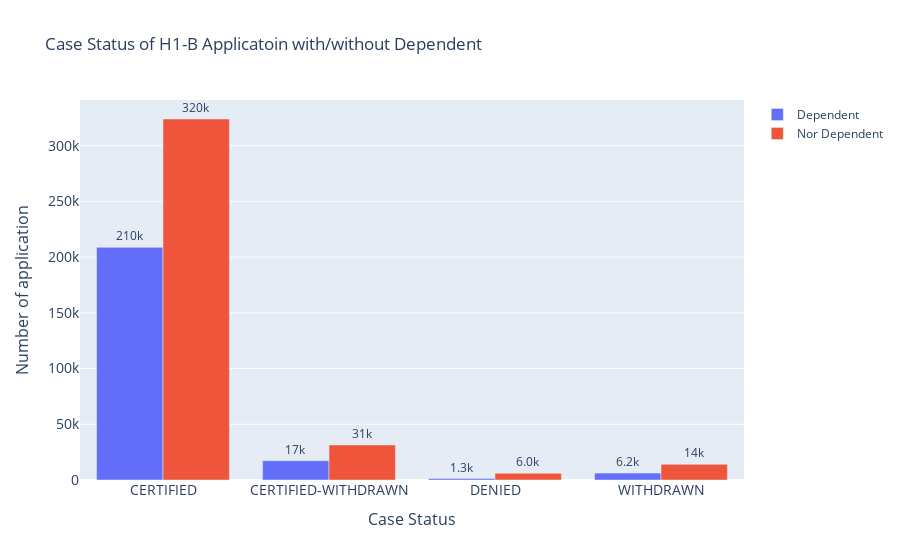

The code cell stored with this chart in its notebook:
### Markdown cell above
Create a grouped bar plot to observe all cases status

### Code cell
#use plotly to make interactive plot
fig = go.Figure(data=[
        go.Bar(name='Dependent', 
               text=dependent_case_DF[dependent_case_DF.H1B_DEPENDENT == 'Y'].Count ,
               textposition='outside',
               x=dependent_case_DF[dependent_case_DF.H1B_DEPENDENT == 'Y'].CASE_STATUS, 
               y=dependent_case_DF[dependent_case_DF.H1B_DEPENDENT == 'Y'].Count),
                    
    go.Bar(name='Nor Dependent',
           text= dependent_case_DF[dependent_case_DF.H1B_DEPENDENT == 'N'].Count,
           textposition='outside',
           x=dependent_case_DF[dependent_case_DF.H1B_DEPENDENT == 'N'].CASE_STATUS, 
           y=dependent_case_DF[dependent_case_DF.H1B_DEPENDENT == 'N'].Count),
] 
               )
fig.update_traces(texttemplate='%{text:.2s}', textposition='outside')
fig.layout.update(uniformtext_minsize=8, uniformtext_mode='hide')
fig.layout.update(
    title='Case Status of H1-B Applicatoin with/without Dependent ',
    xaxis=dict(
        title='Case Status',
        titlefont_size=16,
        tickfont_size=14),
    yaxis=dict(
        title='Number of application',
        titlefont_size=16,
        tickfont_size=14)
    )

# Change the bar mode
fig.layout.update(barmode='group')

fig.show()

### Figure 1 — Plotly figure (JSON) as saved in the notebook; plotly's stock layout.template omitted (floating-point values rounded to 4 significant figures)
{"data": [{"name": "Dependent", "text": [208739, 17253, 1343, 6195], "textposition": "outside", "texttemplate": "%{text:.2s}", "type": "bar", "x": ["CERTIFIED", "CERTIFIED-WITHDRAWN", "DENIED", "WITHDRAWN"], "y": [208739, 17253, 1343, 6195]}, {"name": "Nor Dependent", "text": [323931, 31451, 6042, 14064], "textposition": "outside", "texttemplate": "%{text:.2s}", "type": "bar", "x": ["CERTIFIED", "CERTIFIED-WITHDRAWN", "DENIED", "WITHDRAWN"], "y": [323931, 31451, 6042, 14064]}], "layout": {"barmode": "group", "title": {"text": "Case Status of H1-B Applicatoin with/without Dependent "}, "uniformtext": {"minsize": 8, "mode": "hide"}, "xaxis": {"tickfont": {"size": 14}, "title": {"font": {"size": 16}, "text": "Case Status"}}, "yaxis": {"tickfont": {"size": 14}, "title": {"font": {"size": 16}, "text": "Number of application"}}}}
